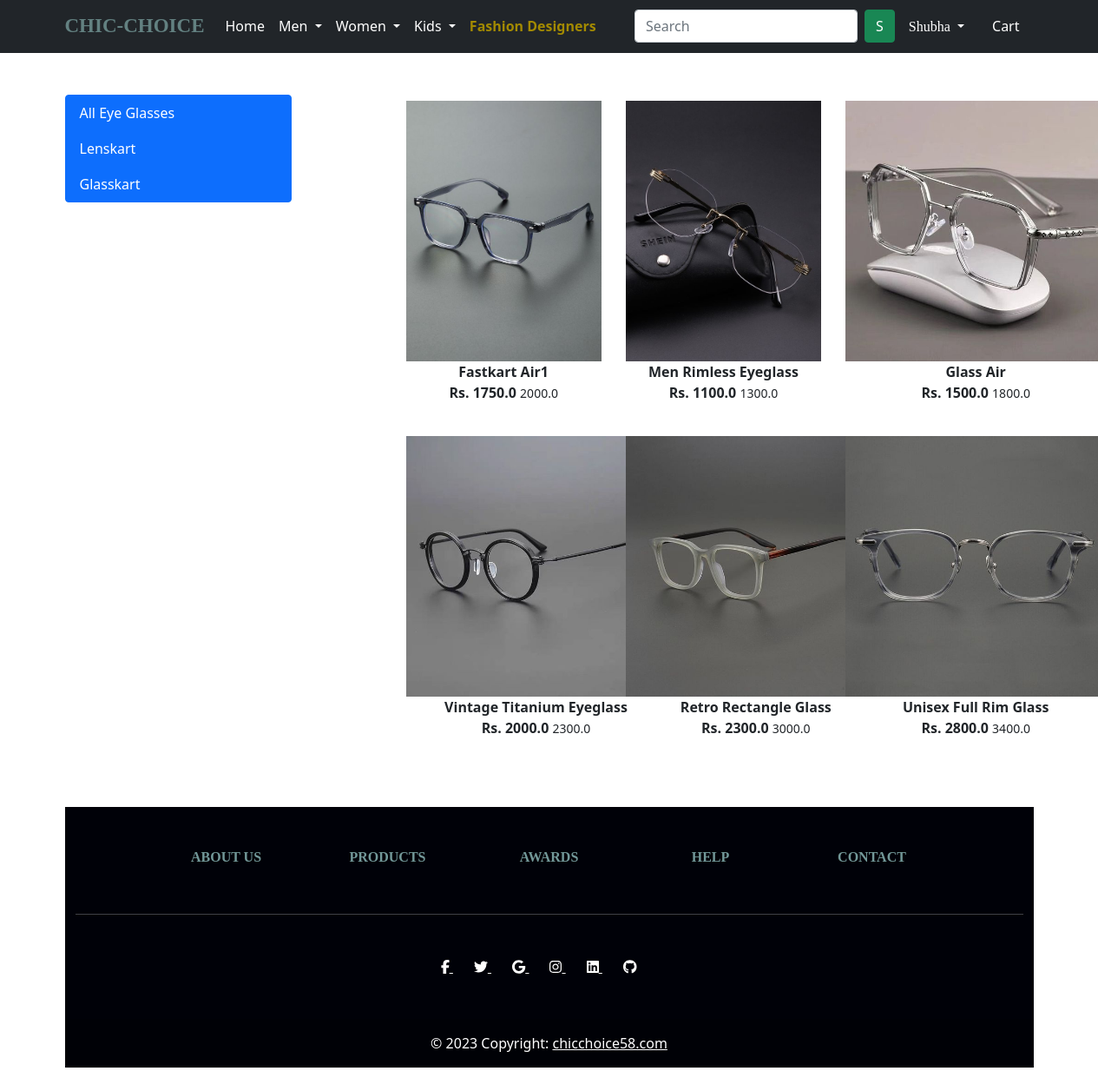
Page /meyewear/ (signed in) on the committed database.
### app/models.py (models this page shows, shortened)
class Product(models.Model):
    title = models.CharField(max_length=100)
    selling_price = models.FloatField()
    discounted_price = models.FloatField()
    description = models.TextField()
    brand = models.CharField(max_length=100)
    category = models.CharField(choices=CATEGORY_CHOICES,max_length=4)
    product_image = models.ImageField(upload_to="productimg")

### app/views.py (the view)
# urls.py: path('meyewear/', views.meyewear, name='meyewear'),
@login_required
def meyewear(request, data=None):
    if data == None:
        meyewear = Product.objects.filter(category="MEW")
    elif data == "Lenskart" or data == "Glasskart":
        meyewear = Product.objects.filter(category="MEW").filter(brand=data)
    return render(request, 'app/meyewear.html', {"meyewear":meyewear})

### app/templates/app/meyewear.html (shortened to what this page needs)
{% extends 'app/base.html' %}
{% load static %}
{% block main-content %}
<div class="container my-5">
 <div class="row">
  <div class="col-sm-3">
    <div class="list-group">
        <a href="{% url 'meyewear' %}" class="list-group-item list-group-item-action active" aria-current="true">
          All Eye Glasses
        </a>
        <a href="{% url 'meyeweardata' 'Lenskart' %}" class="list-group-item list-group-item-action active" aria-current="true">
            Lenskart
          </a>
          <a href="{% url 'meyeweardata' 'Glasskart' %}" class="list-group-item list-group-item-action active" aria-current="true">
            Glasskart
          </a>
      </div>
  </div>
  <div class="col-sm-8 offset-sm-1">
    <div class="row">
        {% for product in meyewear  %}
            <div class="col-sm-4 text-center mb-4">
                <a href="{% url 'product-detail' product.id %}" class="btn">
                    <div class="item">
                        <img src="{{ product.product_image.url }}" alt="" height="300" class="">
                        <div class="fw-bold"> {{product.title}} </div>
                        <div class="fw-bold"> Rs. {{product.discounted_price}}
                            <small class="fw-light text-decoration-line-trough"> {{ product.selling_price }} </small>
                        </div>
                    </div>
                </a>
            </div>
        {% endfor %}
       </div>
  </div>
 </div>
</div>
{% endblock main-content %}

### app/templates/app/base.html (shortened to what this page needs)
<!doctype html>
{% load static %}
<html lang="en">
  <head>
    <link href="https://cdn.jsdelivr.net/npm/bootstrap@5.0.0-beta1/dist/css/bootstrap.min.css" rel="stylesheet">
    <link rel="stylesheet" href="{% static 'app/css/owl.carousel.min.css' %}">
    <link rel="stylesheet" href="{% static 'app/css/all.min.css' %}">
    <link rel="stylesheet" href="{% static 'app/css/style.css' %}">
    <link rel="stylesheet" href="{% static 'app/css/designer_login.css' %}">
  </head>
  <body>
    <nav class="navbar navbar-expand-lg navbar-dark bg-dark">
     <div class="container">
       <a class="navbar-brand" href="/"><b style="font-weight: 1300;color: rgb(99, 129, 129); font-family:Cursive;font-size: 23px;">CHIC-CHOICE</b></a>
       <div class="collapse navbar-collapse" id="navbarSupportedContent">
         <ul class="navbar-nav me-auto mb-2 mb-lg-0">
           <li class="nav-item">
             <a class="nav-link active" aria-current="page" href="/">Home</a>
           </li>
           <li class="nav-item dropdown">
             <a class="nav-link dropdown-toggle text-white" href="#" id="electronicsDropdown" role="button" data-bs-toggle="dropdown" aria-expanded="false">
               Men
             </a>
           </li>
           <li class="nav-item dropdown">
             <a class="nav-link dropdown-toggle text-white" href="#" id="fashionDropdown" role="button" data-bs-toggle="dropdown" aria-expanded="false">
              Women
             </a>
           </li>
           <li class="nav-item dropdown">
            <a class="nav-link dropdown-toggle text-white" href="#" id="fashionDropdown" role="button" data-bs-toggle="dropdown" aria-expanded="false">
            Kids
            </a>
          </li>
          <li class="nav-item">
             <a style="color: #A38A00; font-weight: 700;" class="nav-link active" aria-current="page" href="{% url 'designers' %}">Fashion Designers</a>
           </li>
         </ul>
         <form class="d-flex" action="{% url 'search' %}" method="GET">
          <input class="form-control me-2" type="search" name="query" placeholder="Search" aria-label="Search">
          <button class="btn btn-success" type="submit" style="font-weight: 500;">S</button>
      </form>
         <div>
          <ul class="navbar-nav me-auto mb-2 mb-lg-0">
            {%  if request.user.is_authenticated %}
           <li class="nav-item dropdown mx-2">
              <a class="nav-link dropdown-toggle text-white" href="#" id="profileDropdown" role="button" data-bs-toggle="dropdown" aria-expanded="false">
                <span style="font-family:cursive;" class="text">{{ request.user.username|capfirst }}</span>
              </a>
                </li>
                <li class="nav-item mx-2">
                <a href="{% url 'showcart' %}" class="nav-link text-white"> Cart </a>
                </li>
            {% endif %}
          </ul>
         </div>
       </div>
     </div>
    </nav>
    {% block main-content %} {% endblock main-content %}
<div class="container my-5">
  <footer class="text-center text-white" style="background-color: #000108">
    <div class="container">
      <section class="mt-5">
        <div class="row text-center d-flex justify-content-center pt-5">
          <div class="col-md-2">
            <h6 class="text-uppercase font-weight-bold">
              <a style="font-family:cursive; color: rgb(114, 152, 152); font-weight: 800; text-decoration: none;" href="{% url 'about' %}" >About us</a>
            </h6>
          </div>
          <div class="col-md-2">
            <h6 class="text-uppercase font-weight-bold">
              <a style="font-family:cursive; color: rgb(114, 152, 152); font-weight: 800; text-decoration: none;" href="{% url 'home' %}" >Products</a>
            </h6>
          </div>
          <div class="col-md-2">
            <h6 class="text-uppercase font-weight-bold">
              <a style="font-family:cursive; color: rgb(114, 152, 152); font-weight: 800; text-decoration: none;" href="#!" >Awards</a>
            </h6>
          </div>
          <div class="col-md-2">
            <h6 class="text-uppercase font-weight-bold">
              <a style="font-family:cursive; color: rgb(114, 152, 152); font-weight: 800; text-decoration: none;" href="{% url 'help' %}" >Help</a>
            </h6>
          </div>
          <div class="col-md-2">
            <h6 class="text-uppercase font-weight-bold">
              <a style="font-family:cursive; color: rgb(114, 152, 152); font-weight: 800; text-decoration: none;" href="{% url 'contact' %}" >Contact</a>
            </h6>
          </div>
        </div>
      </section>
      <hr class="my-5" />
      <section class="text-center mb-5">
        <a href="" class="text-white me-4">
          <i class="fab fa-facebook-f"></i>
        </a>
        <a href="" class="text-white me-4">
          <i class="fab fa-twitter"></i>
        </a>
        <a href="" class="text-white me-4">
          <i class="fab fa-google"></i>
        </a>
        <a href="" class="text-white me-4">
          <i class="fab fa-instagram"></i>
        </a>
        <a href="" class="text-white me-4">
          <i class="fab fa-linkedin"></i>
        </a>
        <a href="" class="text-white me-4">
          <i class="fab fa-github"></i>
        </a>
      </section>
    </div>
    <div
         class="text-center p-3"
         style="background-color: rgba(0, 0, 0, 0.2)"
         >
      © 2023 Copyright:
      <a class="text-white" href="#"
         >chicchoice58.com</a
        >
    </div>
  </footer>
</div>
  </body>
</html>

### rows in the picture
Product: product_image (picture), title "Fastkart Air1", discounted_price "1750.0", selling_price "2000.0"
Product: product_image (picture), title "Men Rimless Eyeglass", discounted_price "1100.0", selling_price "1300.0"
Product: product_image (picture), title "Glass Air", discounted_price "1500.0", selling_price "1800.0"
Product: product_image (picture), title "Vintage Titanium Eyeglass", discounted_price "2000.0", selling_price "2300.0"
Product: product_image (picture), title "Retro Rectangle Glass", discounted_price "2300.0", selling_price "3000.0"
Product: product_image (picture), title "Unisex Full Rim Glass", discounted_price "2800.0", selling_price "3400.0"

### other values in the picture
{{ request.user.username|capfirst }} "Shubha"
